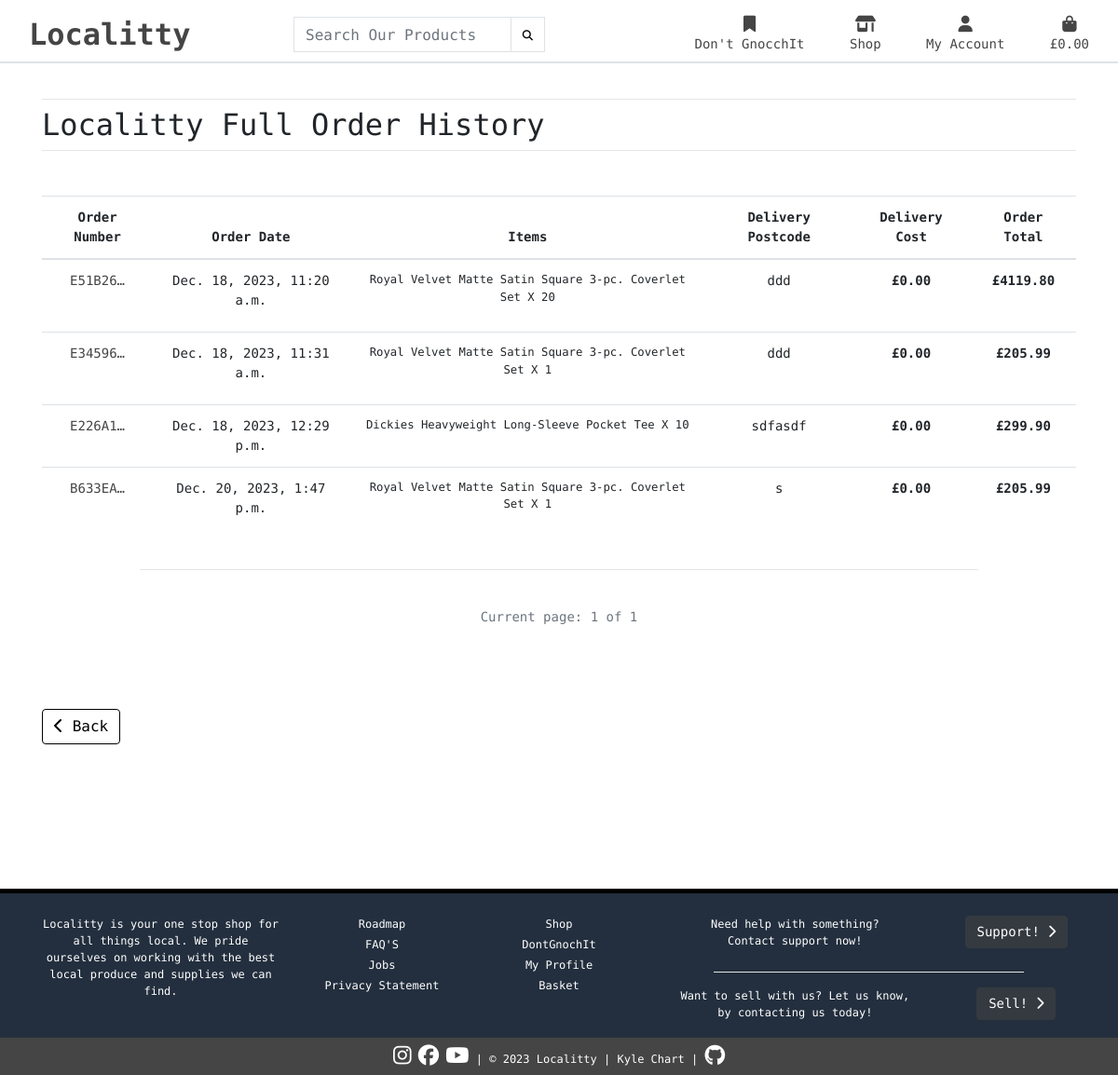
Before: /profile/order-history/ (signed in) with the older database file.
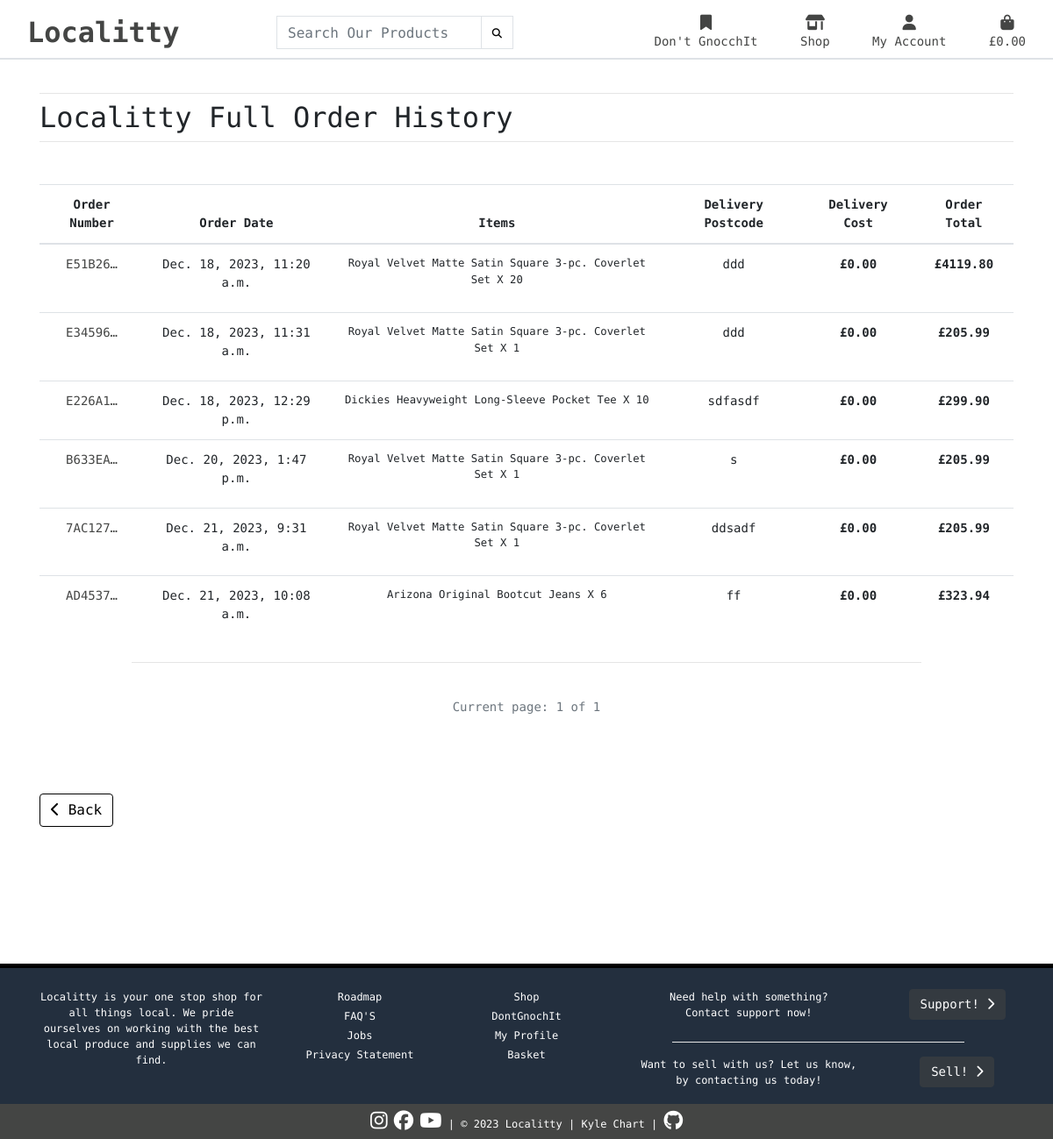
After: the same page with the newer database file.
### checkout/models.py (models this page shows, shortened)
class Order(models.Model):
    order_number = models.CharField(max_length=32, null=False, editable=False)
    user_profile = models.ForeignKey(
        UserProfile, on_delete=models.SET_NULL, null=True, blank=True, related_name='orders')
    full_name = models.CharField(max_length=50, null=False, blank=False)
    email = models.EmailField(max_length=254, blank=False, null=False)
    phone_number = models.CharField(max_length=20, null=False, blank=False)
    country = CountryField(blank_label='Country *', null=False, blank=False)
    postcode = models.CharField(max_length=20, null=True, blank=True)
    town_or_city = models.CharField(max_length=40, null=False, blank=False)
    street_address1 = models.CharField(max_length=80, null=False, blank=False)
    street_address2 = models.CharField(max_length=80, null=True, blank=True)
    county = models.CharField(max_length=80, null=True, blank=True)
    date = models.DateTimeField(auto_now_add=True)
    delivery_cost = models.DecimalField(
        max_digits=6, decimal_places=2, null=False, default=0)
    order_total = models.DecimalField(
        max_digits=10, decimal_places=2, null=False, default=0)
    grand_total = models.DecimalField(
        max_digits=10, decimal_places=2, null=False, default=0)
    original_bag = models.TextField(null=False, blank=False, default='')
    stripe_pid = models.CharField(
        max_length=254, null=False, blank=False, default='')
    class Meta:
        verbose_name_plural = 'Order'

class NewItem(models.Model):
    order = models.ForeignKey(
        Order, null=False, blank=False, on_delete=models.CASCADE, related_name='newitem')
    product = models.ForeignKey(
        Product, null=False, blank=False, on_delete=models.CASCADE)
    quantity = models.IntegerField(null=False, blank=False, default=0)
    newitem_total = models.DecimalField(
        max_digits=6, decimal_places=2, null=False, blank=False, editable=False)
    class Meta:
        verbose_name_plural = 'New Item'

### products/models.py (models this page shows)
class Product(models.Model):
    category = models.ForeignKey(
        'Category', null=True, blank=True, on_delete=models.SET_NULL)
    sku = models.CharField(max_length=254, blank=True, null=True)
    name = models.CharField(max_length=180, null=True, blank=True)
    description = models.TextField()
    rating = models.DecimalField(max_digits=6, decimal_places=2)
    price = models.DecimalField(max_digits=6, decimal_places=2)
    image_url = models.URLField(max_length=1024, blank=True, null=True)
    image = models.ImageField(blank=True, null=True)
    class Meta:
        verbose_name_plural = 'Products'

### profiles/views.py (the view)
# urls.py: path('order-history/', views.renderfullhistory, name='order_history'),
@login_required
def renderfullhistory(request,):
    profile = get_object_or_404(UserProfile, user=request.user)
    orders = profile.orders.all()
    admin_order = Order.objects.all()
    p = Paginator(orders, 7)
    page = request.GET.get('page')
    p_a = Paginator(admin_order, 7)
    page_a = request.GET.get('page')
    paginate = p.get_page(page)
    paginate_a = p_a.get_page(page_a)
    template = 'full_history.html'
    context = {
        'user': profile,
        'paginate': paginate,
        'paginate_a': paginate_a,
        'from_admin': True
    }
    return render(request, template, context)

### profiles/templates/full_history.html (shortened to what this page needs)
{% extends "base.html" %}
{% load static %}
{% block pageheader %}
    <div class="container header-container">
    </div>
{% endblock %}
{% block content %}
{% if from_admin %}
<div class="container">
    <div class="row">
        <div class="col">
            <hr class="mb-2">
                <h2 class="page-title">Localitty Full Order History</h2>
            <hr class="mt-2">
        </div>
    </div>
    <div class="row mt-3 text-center">
        <div class="col-12 mt-3">
            <div class="table-responsive">
                <table class="table table-lg order-history">
                    <thead>
                        <tr>
                            <th>Order Number</th>
                            <th>Order Date</th>
                            <th>Items</th>
                            <th>Delivery Postcode</th>
                            <th>Delivery Cost</th>
                            <th>Order Total</th>
                        </tr>
                    </thead>
                    <tbody>
                        {% for orders in paginate_a %}
                            <tr>
                                <td>
                                    <a href="{% url 'order_confirmation' orders.order_number %}" aria-label="Opens a confirmation page for the selected order" class="user-history" title="{{ order.order_number }}">{{ orders.order_number|truncatechars:7 }}</a>
                                </td>
                                <td>{{ orders.date}}</td>
                                <td>
                                    <ul class="list-unstyled">
                                        {% for item in orders.newitem.all %}
                                            <li class="small">
                                                {{ item.product.name }} X {{ item.quantity }}
                                            </li>
                                        {% endfor %}
                                    </ul>
                                </td>
                                <td>{{ orders.postcode }}</td>
                                <td><strong>£{{ orders.delivery_cost }}</strong></td>
                                <td><strong>£{{ orders.grand_total }}</strong></td>
                            </tr>
                        {% endfor %}
                    </tbody>
                </table>
           </div>
        </div>
    </div>
</div>
<hr class="w-75">
<div class="row">
    <div class="col-12 text-center mt-4">
        <p class="text-muted">Current page: {{ paginate.number }} of {{ paginate.paginator.num_pages }}</p>
    </div>
</div>
<div class="row mt-4 mb-5">
    <div class="container mt-5">
        <a href="{% url 'profile' %}" aria-label="Send the user back to the profiles page" class="btn btn-outline-black"><i class="fas fa-chevron-left"></i> Back</a>
    </div>
</div>
<div class="row">
</div>
{% endif %}
{% endblock %}

Changed rows visible on the page:
added Order: order_number "7AC127…", date "Dec. 21, 2023, 9:31 a.m.", postcode "ddsadf", delivery_cost "0.00", grand_total "205.99"
added NewItem: product.name "Royal Velvet Matte Satin Square 3-pc. Coverlet Set", quantity "1", shown under "7AC127…"
added Order: order_number "AD4537…", date "Dec. 21, 2023, 10:08 a.m.", postcode "ff", delivery_cost "0.00", grand_total "323.94"
added NewItem: product.name "Arizona Original Bootcut Jeans", quantity "6", shown under "AD4537…"
